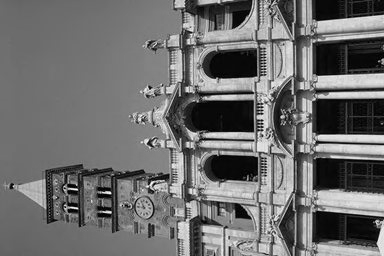
#> input picture 01_Fundamentals/src/images/72.png, 384 x 256 px, found by its file name
$ python fourier_trans.py   (Python 2 division)
#> lines starting #> are read from the running program, lines starting #| are printed output that depends on the picture
#!/usr/bin/env python
# -*- coding:utf-8 -*-
import numpy as np
from PIL import Image
import itertools
import time
import multiprocessing


def naive_dft2d(input_img, flags='dft'):
    M, N = input_img.shape
    output_img = np.zeros((M, N)) + 0.j
    for u in xrange(M):
        for v in xrange(N):
            s = 0.0+0.j
            for x in xrange(M):
                for y in xrange(N):
                    s += ((input_img[x, y] + 0.j) * np.exp(-1j * 2 * np.pi *
                                                          (float(u * x) / M +
                                                           float(v * y) / N)))
            output_img[u, v] = s / (M * N)
    return output_img


def dft1d(fx):
    M = fx.shape[0]
    u_arr = np.arange(M).reshape((M, 1))
    x_arr = np.arange(M).reshape((1, M))
    factor = np.exp(-2j * np.pi * u_arr * x_arr / M)
    return np.dot(factor, fx)


def dft2d(input_img, flags):
    if flags == 'idft':
        input_img = np.conjugate(input_img)
    x_num, y_num =  input_img.shape
    pool = multiprocessing.Pool(multiprocessing.cpu_count())
    # 1d dft on row
    dft_xy = np.array(pool.map(dft1d,  [input_img[xidx, :] for xidx in xrange(x_num)]))
    # 1d dft on column
    dft_xy = np.array(pool.map(dft1d, [dft_xy[:, yidx] for yidx in xrange(y_num)]))
    output_img = np.transpose(dft_xy)
    if flags == 'dft':
        output_img /= float(x_num * y_num)

    return output_img


def ft_spectrum(img):
    R = img.real
    I = img.imag
    return np.sqrt(R ** 2 + I ** 2)


def shift_img(input_img):
    """
    Shift image to centralize the Fourier Spectrum
    """
    M, N = input_img.shape
    output_img = np.zeros((M, N))
    for x, y in itertools.product(xrange(M), xrange(N)):
        output_img[x, y] = input_img[x, y] * np.power(-1, x + y)
    return output_img


def stand_img(img):
    """
    scale output image for display purpose and
    return the scaled image
    """
    output_img = img.copy()
    min_v = np.amin(output_img)
    output_img -= min_v
    max_v = np.amax(output_img)
    output_img *= (255.0 / max_v)
    return output_img.astype(np.uint8)


def test_dft():
    a = np.arange(2000.0).reshape((40, 50))

    dft_output = dft2d(a, "dft")
    print "Is DFT right? ", np.allclose(dft_output, np.fft.fft2(a)/2000.0)

    idft_output = dft2d(dft_output, "idft")
    print "Is IDFT right? ", np.allclose(idft_output, np.fft.ifft2(dft_output)*2000.0)


def main():
    input_img = np.array(Image.open('images/72.png').convert('L'), dtype=np.float64)

    # dft
    shifted_img = shift_img(input_img)
#> after the loop in shift_img, `for x, y in itertools.product(xrange(M), xrange(N)):`:
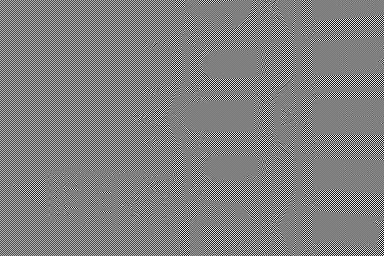
#> output_img: shape (256, 384) float64; min -255, max 255, mean 0; drawn with min black and max white
    start_t = time.time()
    output_img = dft2d(shifted_img, "dft")
    end_t = time.time()
    print "DFT: takes %f seconds" % (end_t - start_t)
    dft_img = Image.fromarray(stand_img(np.log(ft_spectrum(output_img))), 'L')
#> in stand_img, `output_img = img.copy()`:
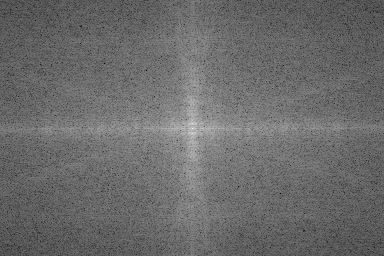
#> output_img: shape (256, 384) float64; min -9.08, max 4.7, mean -3.29; drawn with min black and max white
#> in stand_img, `min_v = np.amin(output_img)`: min_v = -9.08
#> in stand_img, `max_v = np.amax(output_img)`: max_v = 13.78
    img_title = "images/dft_72.png"
    dft_img.save(img_title)
    print "Successfully saved ", img_title

    # idft
    start_t = time.time()
    output_img_2 = dft2d(output_img, 'idft')
    end_t = time.time()
    print "IDFT: takes %f seconds" % (end_t - start_t)
    # get the real part and shift back
    output_img_2 = shift_img(output_img_2.real)
    idft_img = Image.fromarray(output_img_2.astype(np.uint8), "L")
    img_title = "images/idft_72.png"
    idft_img.save(img_title)
    print "Successfully saved ", img_title


if __name__ == "__main__":
    test_dft()
    main()
